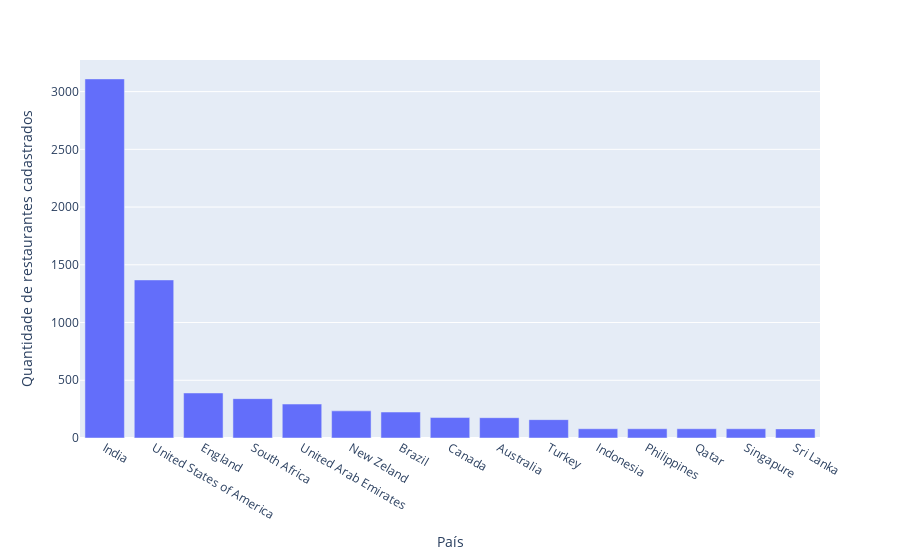

The code cell stored with this chart in its notebook:
### Markdown cell above
### 1.2.2 País com mais restaurantes registrados

### Code cell
rest_por_pais = (df.loc[:,['country','restaurant_id']]
                      .copy()
                      .groupby('country')
                      .nunique()
                      .sort_values(by='restaurant_id', ascending=False)
                      .reset_index())

fig = px.bar(rest_por_pais, x='country', y='restaurant_id',labels={'country': 'País', 'restaurant_id': 'Quantidade de restaurantes cadastrados'})
fig.show()

### Figure 1 — Plotly figure (JSON) as saved in the notebook; plotly's stock layout.template omitted (floating-point values rounded to 4 significant figures)
{"data": [{"alignmentgroup": "True", "hovertemplate": "País=%{x}<br>Quantidade de restaurantes cadastrados=%{y}<extra></extra>", "legendgroup": "", "marker": {"color": "#636efa", "pattern": {"shape": ""}}, "name": "", "offsetgroup": "", "orientation": "v", "showlegend": false, "textposition": "auto", "type": "bar", "x": ["India", "United States of America", "England", "South Africa", "United Arab Emirates", "New Zeland", "Brazil", "Canada", "Australia", "Turkey", "Indonesia", "Philippines", "Qatar", "Singapure", "Sri Lanka"], "xaxis": "x", "y": [3110, 1369, 390, 341, 294, 235, 225, 177, 176, 159, 80, 80, 80, 80, 79], "yaxis": "y"}], "layout": {"barmode": "relative", "legend": {"tracegroupgap": 0}, "margin": {"t": 60}, "xaxis": {"anchor": "y", "domain": [0, 1], "title": {"text": "País"}}, "yaxis": {"anchor": "x", "domain": [0, 1], "title": {"text": "Quantidade de restaurantes cadastrados"}}}}
